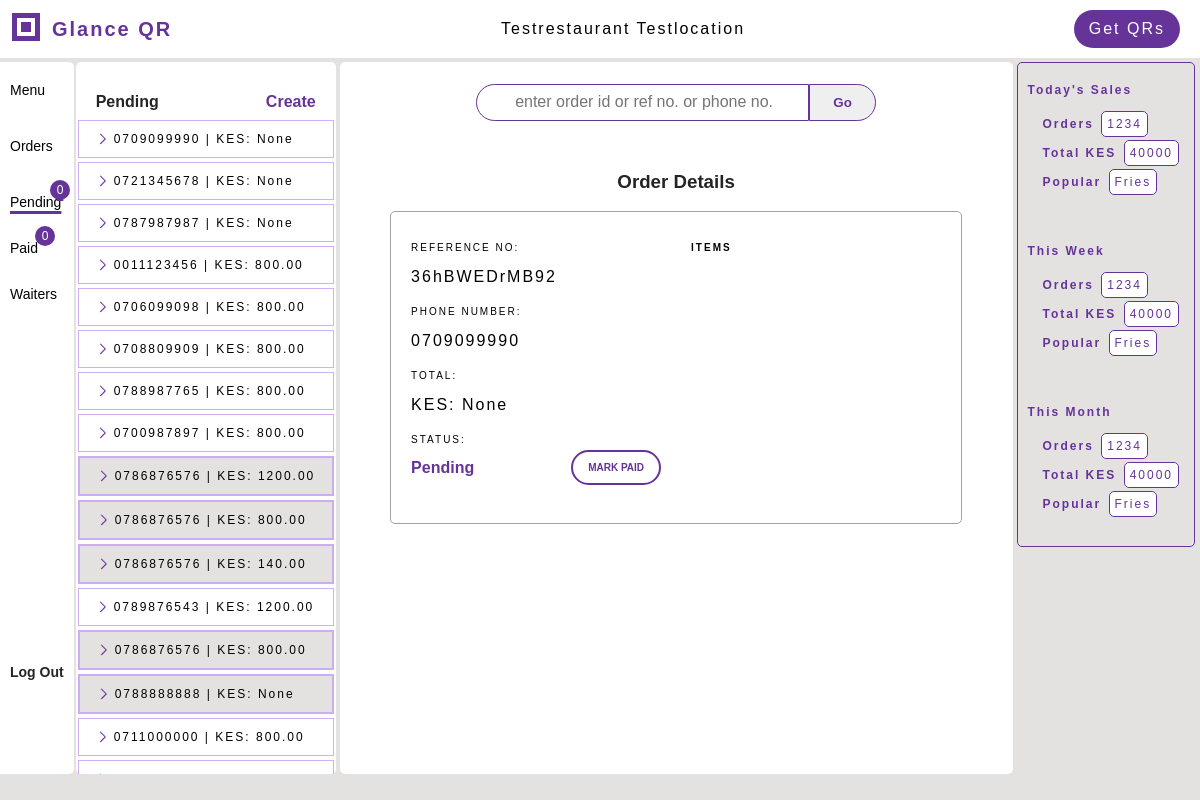
Page /pending/ (signed in) on the earlier database version.
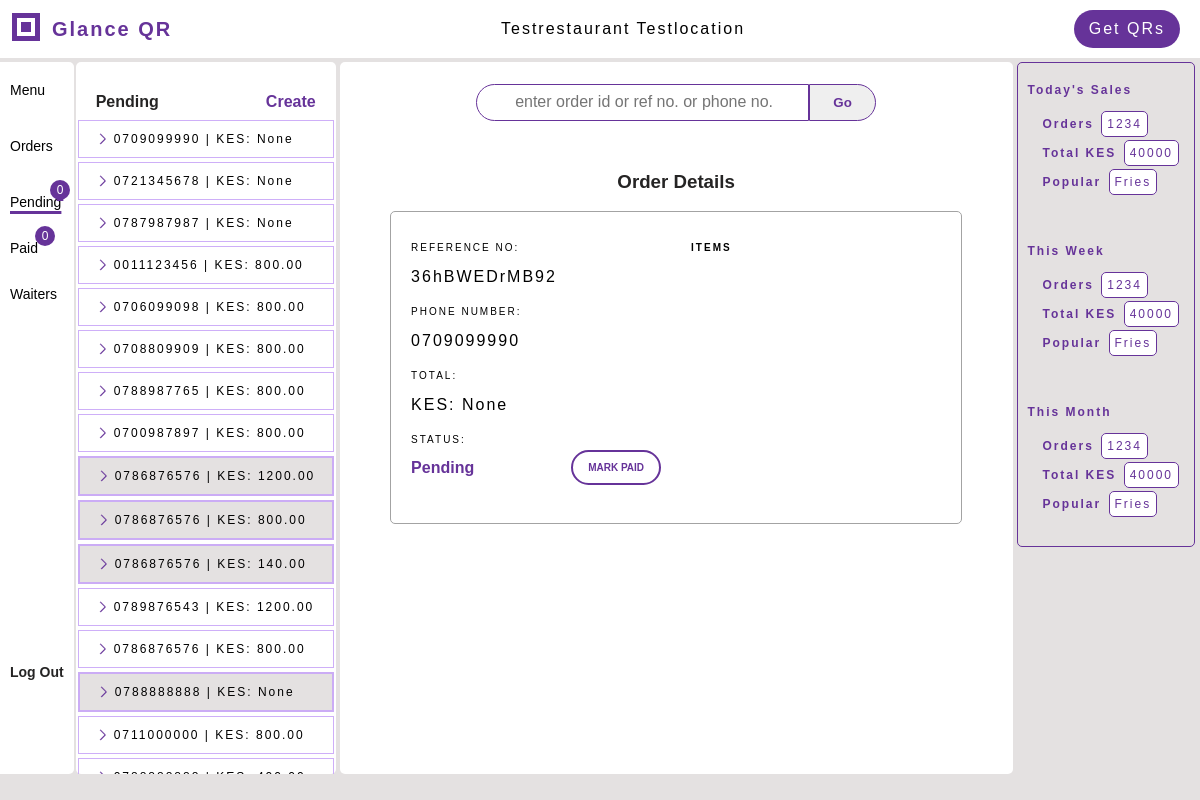
Same page on the later database version.
### qrgenerator/views_dashbord.py (the view)
# urls.py: path('pending/', views_dashbord.pending_orders, name='pending'),
def pending_orders(request, order_id=None):
    restaurant = request.user.restaurant
    if not restaurant:
        return HttpResponseForbidden('Access Denied')
    orders = restaurant.orders.filter(paid=False).order_by('order_id')
    context = get_orders_context(order_id, orders, restaurant)
    return render(request, 'qrgenerator/pending.html', context)

### menus/models.py (called while the page is built)
    @property
    def items_ordered(self):
        return self.ordered_items.all()

### qrgenerator/views_dashbord.py (called while the page is built)
def get_orders_context(order_id, orders, restaurant):
    context = {
        'orders': orders, 'display_order': orders.first(), 'restaurant': restaurant,
        }
    if order_id and (display_order := Order.get(unique_value=order_id)):
        display_order.new = False
        display_order.save()
        context['display_order'] = display_order
    return context

### qrgenerator/templates/qrgenerator/pending.html (shortened to what this page needs)
{% extends 'qrgenerator/dashbord.html' %}
{% block pending %}
<div class="menu-left-item active-tab">
    <a href="{% url 'qrgenerator:pending' %}">Pending
        <span id="incoming-pending" class="incoming">0</span>
    </a>
</div>
{% endblock %}
{% block menu_elements %}
<div class="menu-elements bg-white">
    <div class="elements-top">
        <div class="elements-title">Pending</div>
        <a target="_blank" href="{% url 'qrgenerator:create_order' restaurant.restaurant_id %}"><span class="create-order">Create</span></a>
    </div>
    <div class="elements-wrapper">
        {% if orders %}
        {% for order in orders %}
        <a href="{% url 'qrgenerator:pending' order.order_id %}">
        <div class="element-highlight {% if order.new %}is-new{% endif %}">
            <span class="item-name item-property">
            {{ order.phone_number }} | KES: {{ order.total_amount }}
            </span>
        </div>
        </a>
        {% endfor %}
        {% endif %}
    </div>
</div>
{% endblock %}
{% block workspace %}
    <div class="form-wrapper">
        <div class="form-title"><h3>Order Details</h3></div>
        <div class="order-summary">
            {% if display_order %}
            <div class="width-250">
                <div class="input-wrapper">
                    <div class="label">Reference no:</div>
                    <div class="form-input"> {{ display_order.reference_number }} </div>
                </div>
                <div class="input-wrapper">
                    <div class="label">Phone Number:</div>
                    <div class="form-input"> {{ display_order.phone_number }}</div>
                </div>
                <div class="input-wrapper"><div class="label">Total:</div>
                    <div class="form-input">KES:  {{ display_order.total_amount }}</div>
                </div>
                <div class="input-wrapper">
                    <div class="label">Status:</div>
                    <div class="status"> {% if not display_order.paid %}Pending{% endif %}
                        <form method="POST" action="{% url 'qrgenerator:mark_paid' %}" class="paid-btn-wrapper">
                            <button type="submit" class="mark-paid">Mark Paid</button>
                        </form>
                    </div>
                </div>
                <br>
            </div>
            <div class="width-250 padding-left-10">
            <div class="label items-title">Items</div>
            </div>
            {% else %}
            <p>No Orders at the moment</p>
            {% endif %}
        </div>
</div>
{% endblock %}

Differences in the rows shown:
changed Order (number 13 of 16 on the later page): new True → False (drawn)
